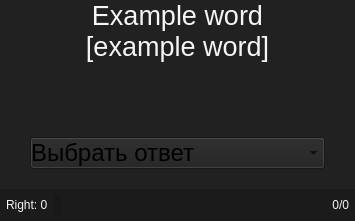
<?xml version="1.0" encoding="UTF-8"?>
<ui version="4.0">
 <class>Form</class>
 <widget class="QWidget" name="Form">
  <property name="geometry">
   <rect>
    <x>0</x>
    <y>0</y>
    <width>355</width>
    <height>221</height>
   </rect>
  </property>
  <property name="windowTitle">
   <string>Form</string>
  </property>
  <property name="styleSheet">
   <string notr="true">background-color: rgb(33, 33, 33);</string>
  </property>
  <layout class="QVBoxLayout" name="verticalLayout_2">
   <property name="spacing">
    <number>0</number>
   </property>
   <property name="leftMargin">
    <number>0</number>
   </property>
   <property name="topMargin">
    <number>0</number>
   </property>
   <property name="rightMargin">
    <number>0</number>
   </property>
   <property name="bottomMargin">
    <number>0</number>
   </property>
   <item>
    <layout class="QVBoxLayout" name="verticalLayout">
     <item>
      <layout class="QHBoxLayout" name="horizontalLayout" stretch="0,1,0">
       <item>
        <widget class="QPushButton" name="but_hard">
         <property name="sizePolicy">
          <sizepolicy hsizetype="Preferred" vsizetype="Maximum">
           <horstretch>0</horstretch>
           <verstretch>0</verstretch>
          </sizepolicy>
         </property>
         <property name="styleSheet">
          <string notr="true">QPushButton {
color: rgb(250, 250, 250);
background-color: rgba(255, 255, 255, 0);
border: 0px solid #ffffff;
}</string>
         </property>
         <property name="text">
          <string/>
         </property>
         <property name="icon">
          <iconset>
           <normaloff>../icons/easy.png</normaloff>../icons/easy.png</iconset>
         </property>
         <property name="iconSize">
          <size>
           <width>25</width>
           <height>25</height>
          </size>
         </property>
         <property name="checkable">
          <bool>true</bool>
         </property>
        </widget>
       </item>
       <item>
        <widget class="QLabel" name="label_word">
         <property name="font">
          <font>
           <pointsize>20</pointsize>
          </font>
         </property>
         <property name="styleSheet">
          <string notr="true">background-color: rgba(255, 255, 255, 0);
color: rgb(246, 245, 244);</string>
         </property>
         <property name="text">
          <string>Example word
[example word]</string>
         </property>
         <property name="alignment">
          <set>Qt::AlignCenter</set>
         </property>
         <property name="wordWrap">
          <bool>true</bool>
         </property>
        </widget>
       </item>
       <item>
        <layout class="QVBoxLayout" name="verticalLayout_4">
         <item>
          <widget class="QLabel" name="label_right">
           <property name="minimumSize">
            <size>
             <width>0</width>
             <height>0</height>
            </size>
           </property>
           <property name="maximumSize">
            <size>
             <width>50</width>
             <height>50</height>
            </size>
           </property>
           <property name="styleSheet">
            <string notr="true">background-color: rgba(255, 255, 255, 0);</string>
           </property>
           <property name="text">
            <string/>
           </property>
           <property name="pixmap">
            <pixmap>../icons/checked.png</pixmap>
           </property>
           <property name="scaledContents">
            <bool>true</bool>
           </property>
           <property name="alignment">
            <set>Qt::AlignRight|Qt::AlignTrailing|Qt::AlignVCenter</set>
           </property>
          </widget>
         </item>
         <item>
          <widget class="QPushButton" name="but_speak">
           <property name="styleSheet">
            <string notr="true">QPushButton {
background-color: rgba(255, 255, 255, 0);
border: 0px solid #ffffff;
}</string>
           </property>
           <property name="text">
            <string/>
           </property>
           <property name="icon">
            <iconset>
             <normaloff>../icons/speaker.png</normaloff>../icons/speaker.png</iconset>
           </property>
           <property name="iconSize">
            <size>
             <width>25</width>
             <height>25</height>
            </size>
           </property>
          </widget>
         </item>
        </layout>
       </item>
      </layout>
     </item>
     <item>
      <spacer name="verticalSpacer">
       <property name="orientation">
        <enum>Qt::Vertical</enum>
       </property>
       <property name="sizeHint" stdset="0">
        <size>
         <width>20</width>
         <height>40</height>
        </size>
       </property>
      </spacer>
     </item>
     <item>
      <widget class="QComboBox" name="combobox_answers">
       <property name="font">
        <font>
         <pointsize>18</pointsize>
        </font>
       </property>
       <property name="styleSheet">
        <string notr="true">margin-left:30px;
margin-right:30px;
margin-bottom:20px;</string>
       </property>
       <item>
        <property name="text">
         <string>Выбрать ответ</string>
        </property>
       </item>
      </widget>
     </item>
     <item>
      <layout class="QVBoxLayout" name="verticalLayout_3">
       <item>
        <widget class="QWidget" name="widget" native="true">
         <property name="maximumSize">
          <size>
           <width>16777215</width>
           <height>16777215</height>
          </size>
         </property>
         <property name="styleSheet">
          <string notr="true">background-color: rgba(23, 23, 23, 148);</string>
         </property>
         <layout class="QHBoxLayout" name="horizontalLayout_3">
          <property name="leftMargin">
           <number>6</number>
          </property>
          <property name="topMargin">
           <number>6</number>
          </property>
          <property name="rightMargin">
           <number>6</number>
          </property>
          <property name="bottomMargin">
           <number>6</number>
          </property>
          <item>
           <widget class="QLabel" name="label_quantity_correct_answer">
            <property name="sizePolicy">
             <sizepolicy hsizetype="Preferred" vsizetype="Maximum">
              <horstretch>0</horstretch>
              <verstretch>0</verstretch>
             </sizepolicy>
            </property>
            <property name="styleSheet">
             <string notr="true">color: rgb(246, 245, 244);
background-color: rgba(0,0,0,0);</string>
            </property>
            <property name="text">
             <string>Right: 0</string>
            </property>
           </widget>
          </item>
          <item>
           <widget class="QLabel" name="label_check">
            <property name="maximumSize">
             <size>
              <width>25</width>
              <height>25</height>
             </size>
            </property>
            <property name="text">
             <string/>
            </property>
            <property name="pixmap">
             <pixmap>../icons/checked.png</pixmap>
            </property>
            <property name="scaledContents">
             <bool>true</bool>
            </property>
            <property name="alignment">
             <set>Qt::AlignCenter</set>
            </property>
           </widget>
          </item>
          <item>
           <spacer name="horizontalSpacer">
            <property name="orientation">
             <enum>Qt::Horizontal</enum>
            </property>
            <property name="sizeHint" stdset="0">
             <size>
              <width>40</width>
              <height>20</height>
             </size>
            </property>
           </spacer>
          </item>
          <item>
           <widget class="QPushButton" name="but_back">
            <property name="sizePolicy">
             <sizepolicy hsizetype="Maximum" vsizetype="Maximum">
              <horstretch>0</horstretch>
              <verstretch>0</verstretch>
             </sizepolicy>
            </property>
            <property name="minimumSize">
             <size>
              <width>0</width>
              <height>0</height>
             </size>
            </property>
            <property name="styleSheet">
             <string notr="true">QPushButton {
color: rgb(250, 250, 250);
background-color: rgba(255, 255, 255, 0);
border-radius: 5px;
border: 0px solid #ffffff;
padding-left:10px;
padding-right:10px;
padding-top:2px;
padding-bottom:2px;
}</string>
            </property>
            <property name="text">
             <string/>
            </property>
            <property name="icon">
             <iconset>
              <normaloff>../icons/left-arrow.png</normaloff>../icons/left-arrow.png</iconset>
            </property>
            <property name="iconSize">
             <size>
              <width>16</width>
              <height>16</height>
             </size>
            </property>
           </widget>
          </item>
          <item>
           <widget class="QPushButton" name="but_check">
            <property name="sizePolicy">
             <sizepolicy hsizetype="Maximum" vsizetype="Maximum">
              <horstretch>0</horstretch>
              <verstretch>0</verstretch>
             </sizepolicy>
            </property>
            <property name="styleSheet">
             <string notr="true">QPushButton {
color: rgb(250, 250, 250);
background-color: rgba(255, 255, 255, 0);
border-radius: 5px;
border: 0px solid #000;
padding-left:5px;
padding-right:5px;
}</string>
            </property>
            <property name="text">
             <string/>
            </property>
            <property name="icon">
             <iconset>
              <normaloff>../icons/check-mark.png</normaloff>../icons/check-mark.png</iconset>
            </property>
            <property name="iconSize">
             <size>
              <width>20</width>
              <height>20</height>
             </size>
            </property>
           </widget>
          </item>
          <item>
           <widget class="QPushButton" name="but_next">
            <property name="sizePolicy">
             <sizepolicy hsizetype="Maximum" vsizetype="Maximum">
              <horstretch>0</horstretch>
              <verstretch>0</verstretch>
             </sizepolicy>
            </property>
            <property name="minimumSize">
             <size>
              <width>0</width>
              <height>0</height>
             </size>
            </property>
            <property name="styleSheet">
             <string notr="true">QPushButton {
color: rgb(250, 250, 250);
background-color: rgba(255, 255, 255, 0);
border-radius: 5px;
border: 0px solid #ffffff;
padding-left:10px;
padding-right:10px;
padding-top:2px;
padding-bottom:2px;
}</string>
            </property>
            <property name="text">
             <string/>
            </property>
            <property name="icon">
             <iconset>
              <normaloff>../icons/right-arrow.png</normaloff>../icons/right-arrow.png</iconset>
            </property>
            <property name="iconSize">
             <size>
              <width>16</width>
              <height>16</height>
             </size>
            </property>
           </widget>
          </item>
          <item>
           <spacer name="horizontalSpacer_2">
            <property name="orientation">
             <enum>Qt::Horizontal</enum>
            </property>
            <property name="sizeHint" stdset="0">
             <size>
              <width>40</width>
              <height>20</height>
             </size>
            </property>
           </spacer>
          </item>
          <item>
           <widget class="QLabel" name="label_count_list">
            <property name="sizePolicy">
             <sizepolicy hsizetype="Preferred" vsizetype="Maximum">
              <horstretch>0</horstretch>
              <verstretch>0</verstretch>
             </sizepolicy>
            </property>
            <property name="styleSheet">
             <string notr="true">color: rgb(246, 245, 244);
background-color: rgba(0,0,0,0);</string>
            </property>
            <property name="text">
             <string>0/0</string>
            </property>
            <property name="alignment">
             <set>Qt::AlignRight|Qt::AlignTrailing|Qt::AlignVCenter</set>
            </property>
           </widget>
          </item>
         </layout>
        </widget>
       </item>
      </layout>
     </item>
    </layout>
   </item>
  </layout>
 </widget>
 <resources/>
 <connections/>
</ui>
